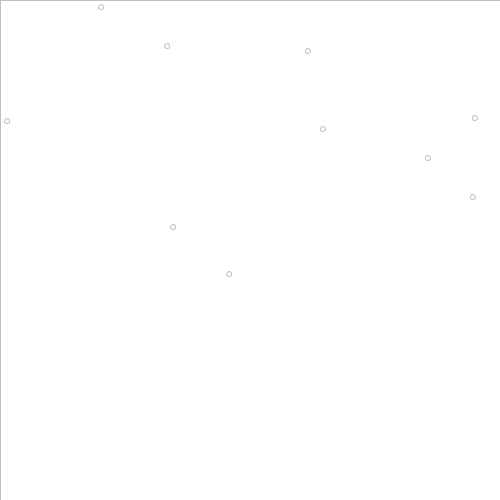
Frame 1 (no input)
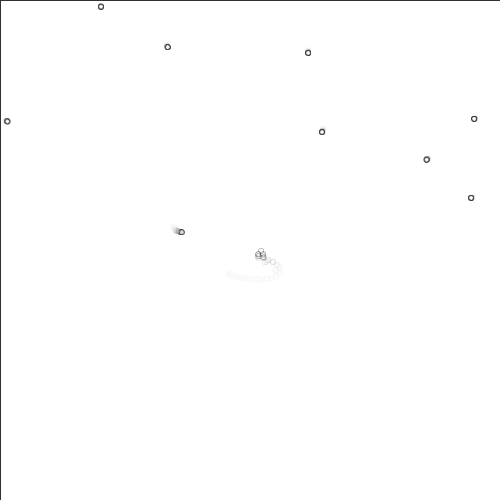
Frame 60 (the mouse pressed at the canvas centre just before this capture)
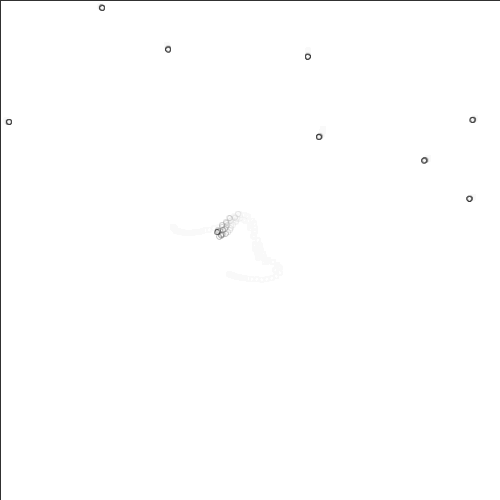
Frame 120 (the mouse held since frame 60 and released just before this capture)

The Processing sketch that drew these frames (run headless with seeded random() and noise(); from frame 60 on, the mouse is pressed at the canvas centre):

// Processing sketch: agent_reliant_autonome
// ── agent_reliant_autonome.pde
int n=10000;
Particle[] particules = new Particle[10];
PVector target;
float posx, posy;
float xoff, yoff;
float[] x = new float[n]; 
float[] y = new float[n]; 


void setup() {
  size(500, 500);
  background(255);
  posx = width/2;
  posy = height/2;
  smooth();
  target = new PVector(posx, posy);
  stroke(0, 64);

  for (int i = 0; i < particules.length; i++) {
    particules[i] = new Particle(int(random(0, width)), //x
      int(random(0, height))); //y
  }
}

void draw() {
  pushMatrix();
  fill(255, 20);
  rect(0, 0, width, height);
  popMatrix();

  //set new noise value
  xoff += 0.005;
  yoff += 0.006;

  for (int i =0; i < particules.length; i++) {
    particules[i].update();
    particules[i].display();
    //  particules[i].proximity();
  }
}
/*
  for(int i = length-1 ; i > 0 ; i-- ){
 x[i] = x[i-1];
 y[i] = y[i-1];
 }
 x[0]= noise(xoff) * width;
 y[0]= noise(yoff) * height;
 
 fill(0);
 ellipse(x[0],y[0],1,1);
 
 for(int i=1; i<1000; i++){
 //Distance 
 float d = dist(x[0],y[0], x[i], y[i]);
 //Probabilité de rencontre
 float p = random(20);
 if(d <= 20 && p<1){
 line(x[0], y[0],x[i - 1], y[i - 1]);
 }
 }
 }*/

// ── particules.pde
class Particle {
  PVector location, vitesse, acceleration;
  float xT,yT;
  float[] xoff = new float[n];
  float[] yoff = new float[n];


  Particle(int x, int y) {
    // particle class should have location, vitesse, acceleration, friction, and attraction
    // particles should be attracted to mouse
    location = new PVector(x, y);
    vitesse = new PVector(0, 0);
    acceleration = new PVector(0, 0);
  }

  PVector calculateAttraction(float _xT, float _yT) {
    target = new PVector(_xT, _yT);
    PVector attraction = PVector.sub(target, location); //make vector pointing towards mouse
    float distance = attraction.mag(); //distance between particle and mouse
    float m = (9.81 * 200)/(distance * distance); //formule de gravité pour calculer la force = l'accélération
    attraction.normalize(); //distance vecteur = 1
    attraction.mult(m);
    return attraction;
  }

  PVector calculateFriction() {
    PVector friction = vitesse.get();
    friction.normalize();
    friction.mult(-1); //produit scalaire
    friction.mult(0.4);
    return friction;
  }

  void update() {  
    //set new noise value
    for (int i =0 ; i <particules.length; i ++){
    xoff[i] += random(0.006);;
    yoff[i] += random(0.008);
    xT = noise(xoff[i]) * width;
    yT = noise(yoff[i]) * height;
    }
    
    for (int i = y.length-1; i > 0; i-- ) {
      x[i] = x[i-1];
      y[i] = y[i-1];
    }

    PVector attraction = calculateAttraction(xT,yT);
    PVector friction = calculateFriction();
    //float distance = PVector.dist(location, mouse);


    acceleration.add(attraction);
    acceleration.add(friction); //ici le vecteur accélération est calculé
    vitesse.add(acceleration); //la vitesse = dérivée de l'accélération
    vitesse.limit(5); //vitesse max
    location.add(vitesse); // vecteur position = dérivée de la vitesse
    // check();
    acceleration.mult(0); //clear acceleration each frame
  }

  void display() {
    ellipse(location.x, location.y, 5, 5);
  }
}


/*
  for(int i = y.length-1 ; i > 0 ; i-- ){
 x[i] = x[i-1];
 y[i] = y[i-1];
 }
 x[0]= noise(xoff) * width;
 y[0]= noise(yoff) * height;
 
 fill(0);
 ellipse(x[0],y[0],1,1);
 
 for(int i=1; i<1000; i++){
 //Distance 
 float d = dist(x[0],y[0], x[i], y[i]);
 //Probabilité de rencontre
 float p = random(20);
 if(d <= 20 && p<1){
 line(x[0], y[0],x[i - 1], y[i - 1]);
 }
 }
 }*/
